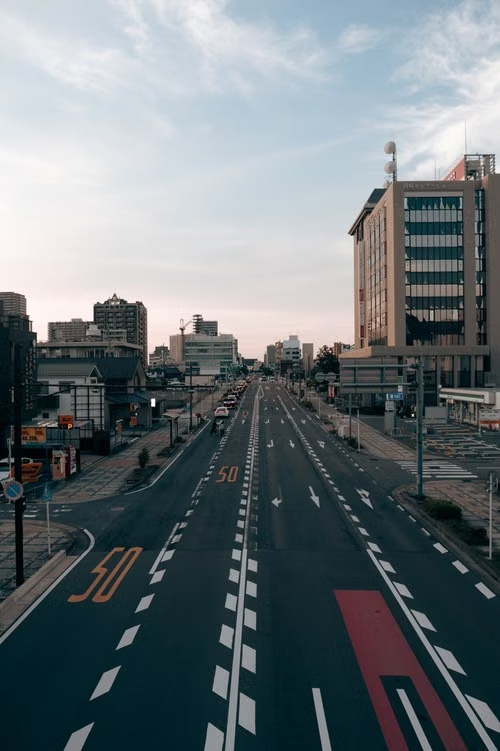
#> input picture Asset/road.jpg, 500 x 751 px
$ python 10_Image_Adaptive_Thresholding.py
#> lines starting #> are read from the running program, lines starting #| are printed output that depends on the picture; after the words box and inside, x2 and y2 are one past the last pixel; in counts of white or black regions, pixels touching at a corner belong together
import cv2
import numpy as np
import matplotlib.pyplot as plt

# Read grayscale image
image = cv2.imread("Asset/road.jpg", cv2.IMREAD_GRAYSCALE)
#> image: shape (751, 500); min 0, max 255, mean 115

# Check image
if image is None:
    print("Image not found!")
    exit()

# Apply Global Thresholding
threshold_value = 127

ret, threshold = cv2.threshold(
    image,
    threshold_value,
    255,
    cv2.THRESH_BINARY
)
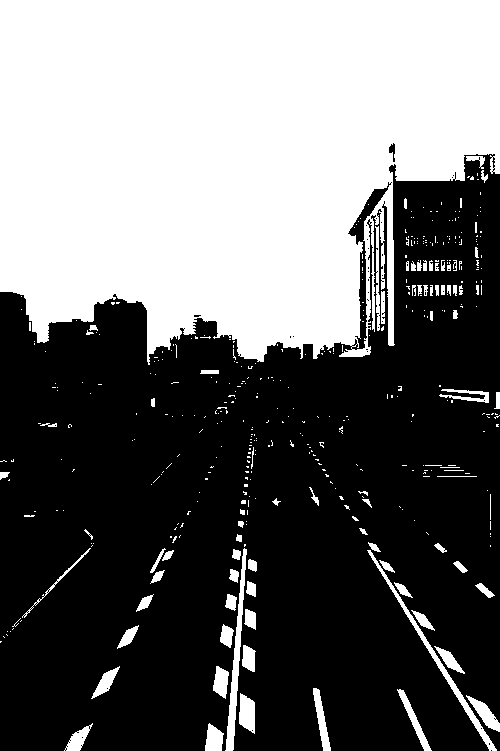
#> threshold: shape (751, 500); 42.2% white; 427 white regions (342 under 20 px), largest, box (x1, y1, x2, y2) and area: (0, 0, 500, 365) 146107, (225, 548, 247, 751) 1187, (367, 550, 497, 751) 1148
#> ret = 127

#STEP 2 :  Adaptive Mean Thresholding

adaptive_mean = cv2.adaptiveThreshold(
    image,   #Input grayscale image
    255,    #Maximum value to use with the THRESH_BINARY and THRESH_BINARY_INV thresholding types
    cv2.ADAPTIVE_THRESH_MEAN_C,  #Calculates local mean
    cv2.THRESH_BINARY,  #Binary output
    11,     #Block size (11 × 11 neighbourhood)
    2   #Constant subtracted from local mean
)
#> adaptive_mean: shape (751, 500); 73.5% white; 1799 black regions (1555 under 20 px), largest, box (x1, y1, x2, y2) and area: (0, 179, 500, 751) 55453, (367, 141, 500, 351) 10176, (400, 344, 500, 547) 6167

plt.figure(figsize=(12, 5))

plt.subplot(1, 2, 1)
plt.imshow(image, cmap="gray")
plt.title("Original Image")
plt.axis("off")

plt.subplot(1, 2, 2)
plt.imshow(adaptive_mean, cmap="gray")
plt.title("Adaptive Mean Thresholding")
plt.axis("off")

plt.show()
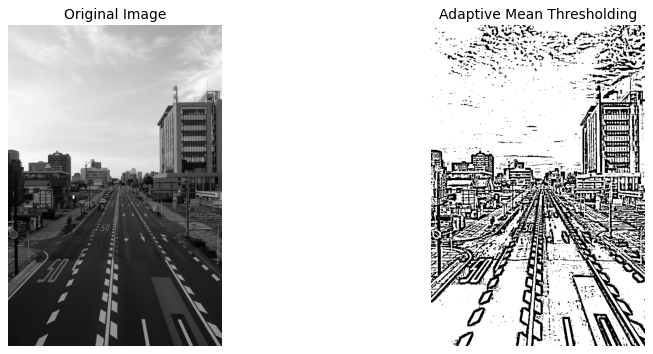
#> figure drawn by matplotlib, 2 panels

# Display images
plt.figure(figsize=(12, 5))

plt.subplot(1, 2, 1)
plt.imshow(image, cmap="gray")
plt.title("Original Grayscale")
plt.axis("off")

plt.subplot(1, 2, 2)
plt.imshow(threshold, cmap="gray")
plt.title("Global Thresholding")
plt.axis("off")

plt.show()

#STEP 3: Adaptive Gaussian Thresholding

# Adaptive Gaussian Thresholding

adaptive_gaussian = cv2.adaptiveThreshold(
    image,
    255,
    cv2.ADAPTIVE_THRESH_GAUSSIAN_C,
    cv2.THRESH_BINARY,
    11,
    2
)
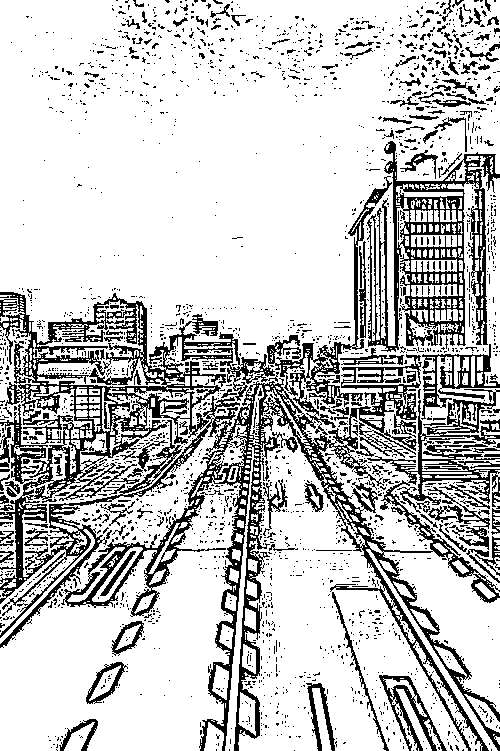
#> adaptive_gaussian: shape (751, 500); 78.2% white; black in thin lines or dots

# Display comparison

plt.figure(figsize=(15, 5))

plt.subplot(1, 3, 1)
plt.imshow(image, cmap="gray")
plt.title("Original Image")
plt.axis("off")

plt.subplot(1, 3, 2)
plt.imshow(adaptive_mean, cmap="gray")
plt.title("Adaptive Mean")
plt.axis("off")

plt.subplot(1, 3, 3)
plt.imshow(adaptive_gaussian, cmap="gray")
plt.title("Adaptive Gaussian")
plt.axis("off")

plt.show()

#step 4: # Compare different block sizes

block_3 = cv2.adaptiveThreshold(
    image, 255,
    cv2.ADAPTIVE_THRESH_GAUSSIAN_C,
    cv2.THRESH_BINARY, 3, 2
)
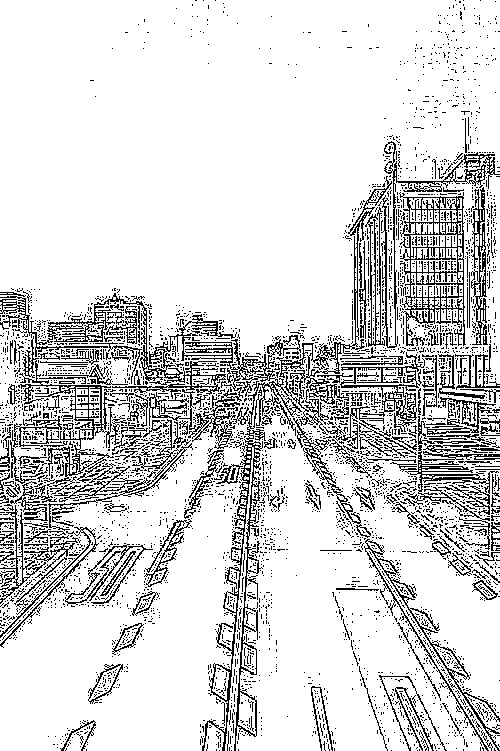
#> block_3: shape (751, 500); 84.6% white; black in thin lines or dots

block_11 = cv2.adaptiveThreshold(
    image, 255,
    cv2.ADAPTIVE_THRESH_GAUSSIAN_C,
    cv2.THRESH_BINARY, 11, 2
)

block_21 = cv2.adaptiveThreshold(
    image, 255,
    cv2.ADAPTIVE_THRESH_GAUSSIAN_C,
    cv2.THRESH_BINARY, 21, 2
)
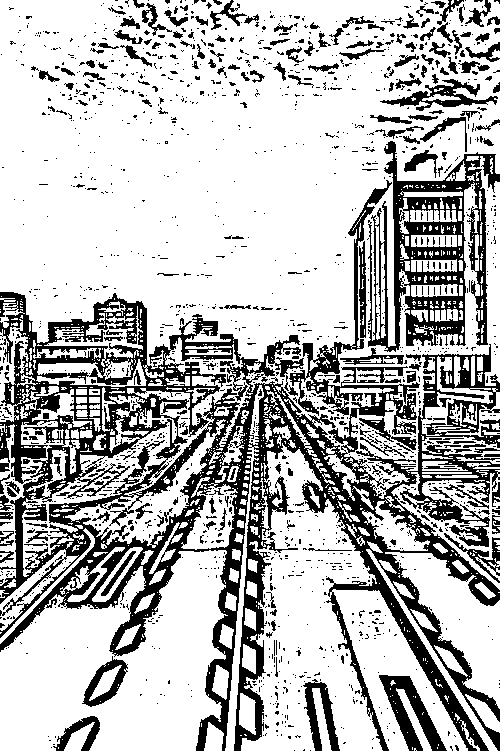
#> block_21: shape (751, 500); 72.7% white; 1680 black regions (1469 under 20 px), largest, box (x1, y1, x2, y2) and area: (0, 180, 500, 751) 66367, (368, 141, 500, 352) 10401, (379, 675, 447, 751) 1998

plt.figure(figsize=(15, 5))

plt.subplot(1, 3, 1)
plt.imshow(block_3, cmap="gray")
plt.title("Block Size 3")
plt.axis("off")

plt.subplot(1, 3, 2)
plt.imshow(block_11, cmap="gray")
plt.title("Block Size 11")
plt.axis("off")

plt.subplot(1, 3, 3)
plt.imshow(block_21, cmap="gray")
plt.title("Block Size 21")
plt.axis("off")

plt.show()

#step 5: Compare different C values

c_2 = cv2.adaptiveThreshold(
    image, 255,
    cv2.ADAPTIVE_THRESH_GAUSSIAN_C,
    cv2.THRESH_BINARY,
    11, 2
)

c_5 = cv2.adaptiveThreshold(
    image, 255,
    cv2.ADAPTIVE_THRESH_GAUSSIAN_C,
    cv2.THRESH_BINARY,
    11, 5
)
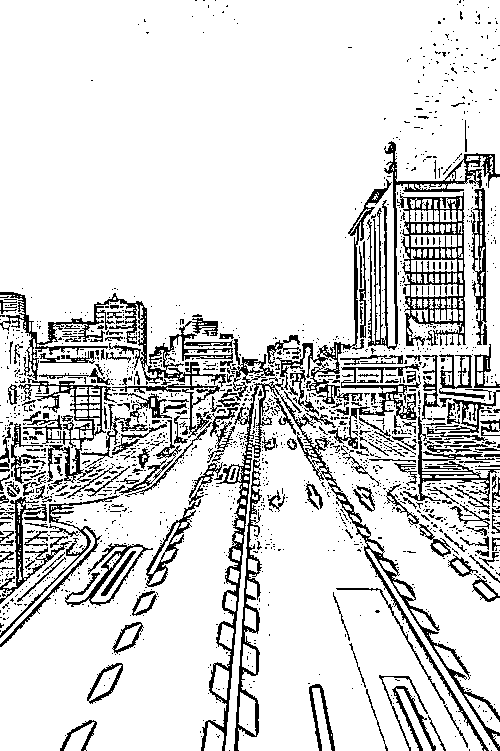
#> c_5: shape (751, 500); 85.1% white; black in thin lines or dots

c_10 = cv2.adaptiveThreshold(
    image, 255,
    cv2.ADAPTIVE_THRESH_GAUSSIAN_C,
    cv2.THRESH_BINARY,
    11, 10
)
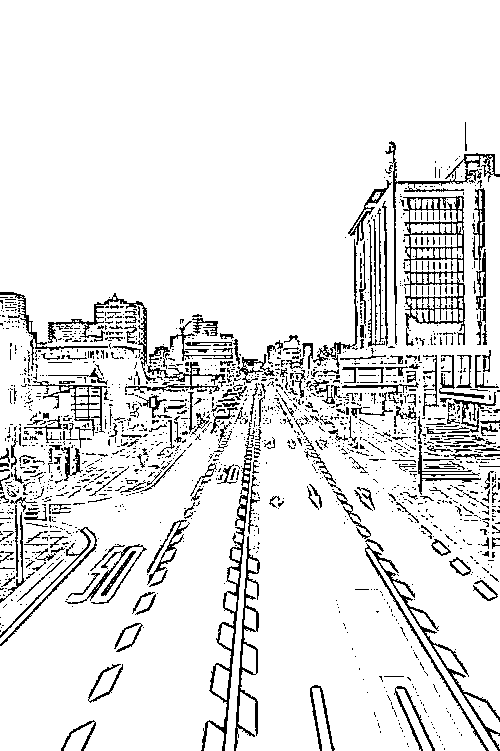
#> c_10: shape (751, 500); 90.1% white; black in thin lines or dots, all inside (x1, y1, x2, y2) = (0, 122, 500, 751)

plt.figure(figsize=(15, 5))

plt.subplot(1, 3, 1)
plt.imshow(c_2, cmap="gray")
plt.title("C = 2")

plt.subplot(1, 3, 2)
plt.imshow(c_5, cmap="gray")
plt.title("C = 5")

plt.subplot(1, 3, 3)
plt.imshow(c_10, cmap="gray")
plt.title("C = 10")

plt.show()

$ run again, with Asset/heli.jpg copied over Asset/road.jpg
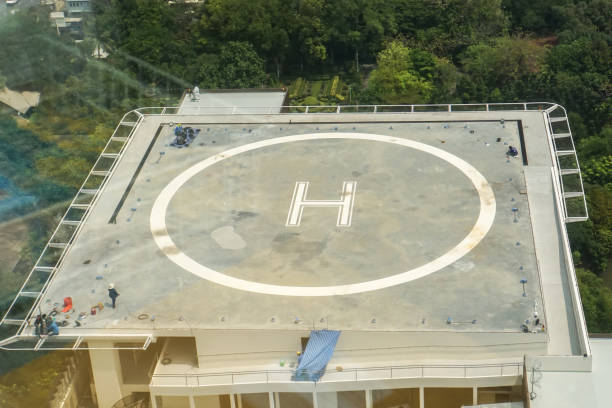
#> input picture Asset/heli.jpg, 612 x 408 px
#> `ret, threshold = cv2.threshold( image, threshold_value, 255, cv2.THRES..`:
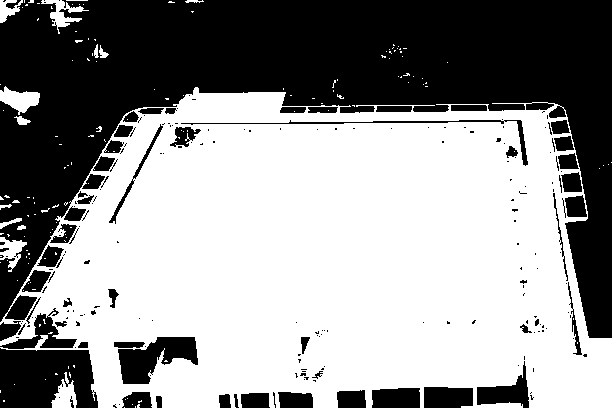
#> threshold: shape (408, 612); 58% white; 212 black regions (151 under 20 px), largest, box (x1, y1, x2, y2) and area: (0, 0, 612, 338) 83884, (0, 348, 98, 408) 4847, (118, 337, 198, 384) 2125
#> ret = 127
#> adaptive_mean: shape (408, 612); 58.6% white; 1410 black regions (1047 under 20 px), largest, box (x1, y1, x2, y2) and area: (78, 0, 612, 339) 22293, (128, 127, 536, 325) 14425, (64, 170, 570, 408) 9036
#> adaptive_gaussian: shape (408, 612); 63.2% white; black in thin lines or dots
#> block_3: shape (408, 612); 75.6% white; black in thin lines or dots
#> block_21: shape (408, 612); 58.5% white; 1464 black regions (1125 under 20 px), largest, box (x1, y1, x2, y2) and area: (0, 0, 612, 223) 26438, (128, 126, 529, 314) 14316, (117, 170, 570, 408) 9253
#> c_5: shape (408, 612); 77.5% white; black in thin lines or dots
#> `c_10 = cv2.adaptiveThreshold( image, 255, cv2.ADAPTIVE_THRESH_GAUSSIAN..`:
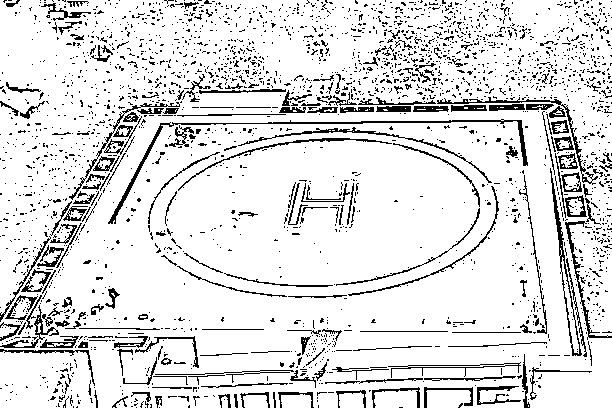
#> c_10: shape (408, 612); 87.8% white; black in thin lines or dots
